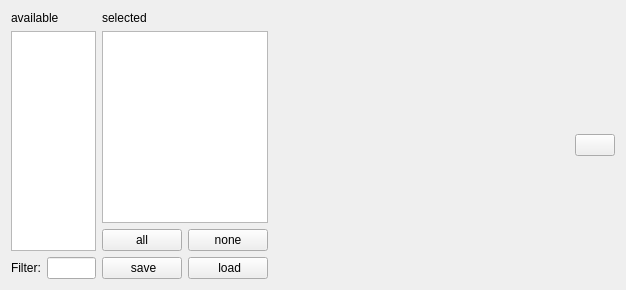
          <widget class="QWidget" name="tab_2">
           <attribute name="title">
            <string>sources</string>
           </attribute>
           <layout class="QHBoxLayout" name="horizontalLayout_83" stretch="1,1,4">
            <item>
             <layout class="QVBoxLayout" name="verticalLayout_43">
              <item>
               <widget class="QLabel" name="label_30">
                <property name="text">
                 <string>available</string>
                </property>
               </widget>
              </item>
              <item>
               <widget class="QTreeView" name="treeView_allAvailabeSources">
                <property name="mouseTracking">
                 <bool>true</bool>
                </property>
                <property name="toolTip">
                 <string>List of all available sources
Click on source to select it</string>
                </property>
                <property name="statusTip">
                 <string>available sources</string>
                </property>
                <property name="editTriggers">
                 <set>QAbstractItemView::NoEditTriggers</set>
                </property>
                <property name="dragEnabled">
                 <bool>false</bool>
                </property>
                <property name="alternatingRowColors">
                 <bool>true</bool>
                </property>
               </widget>
              </item>
              <item>
               <layout class="QHBoxLayout" name="horizontalLayout_80">
                <item>
                 <widget class="QLabel" name="label_34">
                  <property name="text">
                   <string>Filter:</string>
                  </property>
                 </widget>
                </item>
                <item>
                 <widget class="QLineEdit" name="lineEdit_allStationsFilter_3"/>
                </item>
               </layout>
              </item>
             </layout>
            </item>
            <item>
             <layout class="QVBoxLayout" name="verticalLayout_42">
              <item>
               <widget class="QLabel" name="label_sourceList_selected">
                <property name="text">
                 <string>selected</string>
                </property>
               </widget>
              </item>
              <item>
               <widget class="QListView" name="listView_allSelectedSources">
                <property name="mouseTracking">
                 <bool>true</bool>
                </property>
                <property name="toolTip">
                 <string>List of all selected sources
Click on source to deselect it</string>
                </property>
                <property name="statusTip">
                 <string>selected sources</string>
                </property>
                <property name="editTriggers">
                 <set>QAbstractItemView::NoEditTriggers</set>
                </property>
                <property name="alternatingRowColors">
                 <bool>true</bool>
                </property>
               </widget>
              </item>
              <item>
               <layout class="QHBoxLayout" name="horizontalLayout_82">
                <item>
                 <widget class="QPushButton" name="pushButton_13">
                  <property name="text">
                   <string>all</string>
                  </property>
                  <property name="icon">
                   <iconset resource="myresources.qrc">
                    <normaloff>:/icons/icons/edit-add.png</normaloff>:/icons/icons/edit-add.png</iconset>
                  </property>
                 </widget>
                </item>
                <item>
                 <widget class="QPushButton" name="pushButton_15">
                  <property name="text">
                   <string>none</string>
                  </property>
                  <property name="icon">
                   <iconset resource="myresources.qrc">
                    <normaloff>:/icons/icons/edit-delete-6.png</normaloff>:/icons/icons/edit-delete-6.png</iconset>
                  </property>
                 </widget>
                </item>
               </layout>
              </item>
              <item>
               <layout class="QHBoxLayout" name="horizontalLayout_79">
                <item>
                 <widget class="QPushButton" name="pushButton_saveSourceList">
                  <property name="text">
                   <string> save</string>
                  </property>
                  <property name="icon">
                   <iconset resource="myresources.qrc">
                    <normaloff>:/icons/icons/document-export.png</normaloff>:/icons/icons/document-export.png</iconset>
                  </property>
                 </widget>
                </item>
                <item>
                 <widget class="QPushButton" name="pushButton_loadSourceList">
                  <property name="text">
                   <string> load</string>
                  </property>
                  <property name="icon">
                   <iconset resource="myresources.qrc">
                    <normaloff>:/icons/icons/folder-open-5.png</normaloff>:/icons/icons/folder-open-5.png</iconset>
                  </property>
                 </widget>
                </item>
               </layout>
              </item>
             </layout>
            </item>
            <item>
             <layout class="QVBoxLayout" name="verticalLayout_skymap">
              <item>
               <layout class="QHBoxLayout" name="horizontalLayout_81">
                <item>
                 <spacer name="horizontalSpacer_36">
                  <property name="orientation">
                   <enum>Qt::Horizontal</enum>
                  </property>
                  <property name="sizeHint" stdset="0">
                   <size>
                    <width>40</width>
                    <height>20</height>
                   </size>
                  </property>
                 </spacer>
                </item>
                <item>
                 <widget class="QPushButton" name="pushButton_skymapZoomFull">
                  <property name="text">
                   <string/>
                  </property>
                  <property name="icon">
                   <iconset resource="myresources.qrc">
                    <normaloff>:/icons/icons/zoom-fit-best-3.png</normaloff>:/icons/icons/zoom-fit-best-3.png</iconset>
                  </property>
                 </widget>
                </item>
               </layout>
              </item>
             </layout>
            </item>
           </layout>
          </widget>
